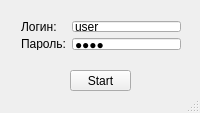
<?xml version="1.0" encoding="UTF-8"?>
<ui version="4.0">
 <class>Login</class>
 <widget class="QMainWindow" name="Login">
  <property name="geometry">
   <rect>
    <x>0</x>
    <y>0</y>
    <width>200</width>
    <height>113</height>
   </rect>
  </property>
  <property name="sizePolicy">
   <sizepolicy hsizetype="Expanding" vsizetype="Expanding">
    <horstretch>0</horstretch>
    <verstretch>0</verstretch>
   </sizepolicy>
  </property>
  <property name="minimumSize">
   <size>
    <width>200</width>
    <height>113</height>
   </size>
  </property>
  <property name="maximumSize">
   <size>
    <width>200</width>
    <height>113</height>
   </size>
  </property>
  <property name="windowTitle">
   <string>Enter</string>
  </property>
  <widget class="QWidget" name="centralWidget">
   <widget class="QPushButton" name="Go">
    <property name="geometry">
     <rect>
      <x>70</x>
      <y>70</y>
      <width>61</width>
      <height>21</height>
     </rect>
    </property>
    <property name="text">
     <string>Start</string>
    </property>
   </widget>
   <widget class="QWidget" name="">
    <property name="geometry">
     <rect>
      <x>10</x>
      <y>10</y>
      <width>182</width>
      <height>51</height>
     </rect>
    </property>
    <layout class="QFormLayout" name="formLayout">
     <item row="0" column="0">
      <widget class="QLabel" name="label">
       <property name="text">
        <string>Логин:</string>
       </property>
      </widget>
     </item>
     <item row="0" column="1">
      <widget class="QLineEdit" name="Log">
       <property name="text">
        <string>user</string>
       </property>
       <property name="placeholderText">
        <string>Введите логин...</string>
       </property>
      </widget>
     </item>
     <item row="1" column="0">
      <widget class="QLabel" name="label_2">
       <property name="text">
        <string>Пароль:</string>
       </property>
      </widget>
     </item>
     <item row="1" column="1">
      <widget class="QLineEdit" name="Pass">
       <property name="text">
        <string>user</string>
       </property>
       <property name="echoMode">
        <enum>QLineEdit::Password</enum>
       </property>
       <property name="placeholderText">
        <string>Введите пароль...</string>
       </property>
      </widget>
     </item>
    </layout>
   </widget>
  </widget>
  <widget class="QStatusBar" name="statusBar"/>
 </widget>
 <layoutdefault spacing="6" margin="11"/>
 <resources/>
 <connections/>
</ui>
